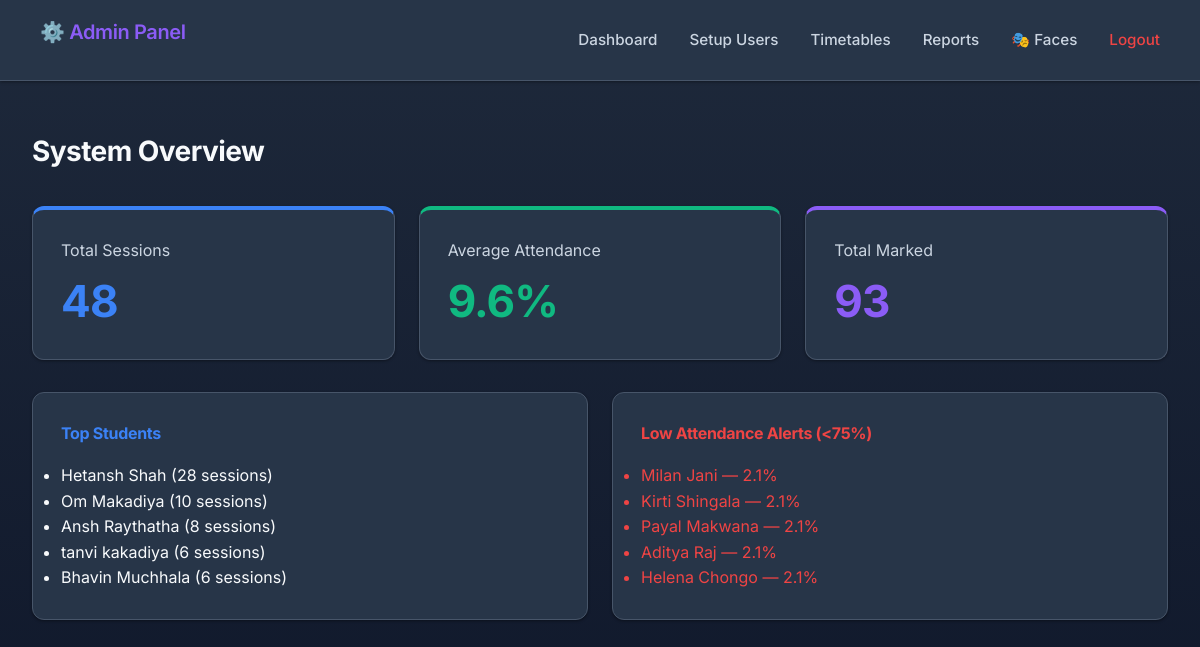
/admin (signed in), run on the app's committed database.
### tables this page shows
CREATE TABLE students (
                id INTEGER PRIMARY KEY AUTOINCREMENT,
                student_id TEXT UNIQUE NOT NULL,
                name TEXT NOT NULL,
                email TEXT UNIQUE NOT NULL,
                department TEXT NOT NULL,
                created_at TIMESTAMP DEFAULT CURRENT_TIMESTAMP,
                is_active BOOLEAN DEFAULT 1
            );

### app.py (the view)
    def wrap(*args, **kwargs):
        if not session.get("admin_logged_in"):
            return redirect(url_for("admin_login"))
        return f(*args, **kwargs)

### app.py (called while the page is built)
def admin_required(f):
    def wrap(*args, **kwargs):
        if not session.get("admin_logged_in"):
            return redirect(url_for("admin_login"))
        return f(*args, **kwargs)
    wrap.__name__ = f.__name__
    return wrap

@app.route("/admin")
@admin_required
def admin_dashboard():
    stats = analytics_service.get_system_statistics()
    return render_template("admin_dashboard.html", stats=stats)

### database.py (called while the page is built)
    def connect(self):
        self.conn = sqlite3.connect(DB_PATH)
        self.cursor = self.conn.cursor()

    def disconnect(self):
        if self.conn:
            self.conn.close()

### templates/admin_dashboard.html (shortened to what this page needs)
{% extends "admin_base.html" %}
{% block content %}
<h2>System Overview</h2>
<div class="grid-cards">
    <div class="stat-card stat-blue">
        <p>Total Sessions</p>
        <h3>{{ stats.total_sessions }}</h3>
    </div>
    <div class="stat-card stat-green">
        <p>Average Attendance</p>
        <h3>{{ stats.average_attendance|round(1) }}%</h3>
    </div>
    <div class="stat-card stat-purple">
        <p>Total Marked</p>
        <h3>{{ stats.total_marked }}</h3>
    </div>
</div>
<div class="grid-cards">
    <div class="stat-card" style="text-align: left;">
        <h4 style="color: var(--accent-blue);">Top Students</h4>
        <ul>
            {% for name, count in stats.top_students %}
                <li>{{ name }} ({{ count }} sessions)</li>
            {% else %}
                <li style="color: var(--text-muted);">No data yet</li>
            {% endfor %}
        </ul>
    </div>
    <div class="stat-card" style="text-align: left;">
        <h4 style="color: var(--accent-red);">Low Attendance Alerts (<75%)</h4>
        <ul>
            {% for name, rate in stats.low_attendance_students %}
                <li style="color: var(--accent-red);">{{ name }} — {{ rate|round(1) }}%</li>
            {% else %}
                <li style="color: var(--accent-green);">All good!</li>
            {% endfor %}
        </ul>
    </div>
</div>
{% endblock %}

### static/css/styles.css (style rules this page uses)
:root { --bg-primary: #1e293b; --bg-color-gradient: linear-gradient(180deg, #1e293b 0%, #0f172a 100%); --bg-card: #273548; --bg-hover: #334155; --border-color: #475569; --border-light: #64748b; --text-primary: #f8fafc; --text-muted: #cbd5e1; --accent-blue: #3b82f6; --accent-blue-hover: #2563eb; --accent-green: #10b981; --accent-green-hover: #059669; --accent-red: #ef4444; --accent-red-hover: #dc2626; --accent-purple: #8b5cf6; --accent-gold: #f59e0b; --shadow-sm: 0 1px 3px rgba(0, 0, 0, 0.4); --shadow-md: 0 4px 6px -1px rgba(0, 0, 0, 0.4), 0 2px 4px -2px rgba(0, 0, 0, 0.4); --radius-md: 8px; --radius-lg: 12px; --radius-full: 9999px; --transition-fast: 0.15s ease; --transition-smooth: 0.3s ease; }
* { box-sizing: border-box; margin: 0; padding: 0; }
body { font-family: 'Inter', system-ui, -apple-system, sans-serif; background-color: var(--bg-primary); background-image: var(--bg-color-gradient); background-attachment: fixed; color: var(--text-primary); line-height: 1.6; min-height: 100vh; display: flex; flex-direction: column; -webkit-font-smoothing: antialiased; -moz-osx-font-smoothing: grayscale; }
h1, h2, h3, h4, .nav-brand { font-family: 'Inter', sans-serif; font-weight: 700; letter-spacing: -0.02em; color: var(--text-primary); margin-bottom: 1rem; }
h2 { font-size: 1.75rem; }
h3 { font-size: 1.25rem; }
p { margin-bottom: 1rem; color: var(--text-muted); }
.grid-cards { display: grid; grid-template-columns: repeat(auto-fit, minmax(280px, 1fr)); gap: 1.5rem; margin-top: 2rem; }
.stat-card { background: var(--bg-card); padding: 1.75rem; border-radius: var(--radius-lg); border: 1px solid var(--border-color); box-shadow: var(--shadow-sm); transition: var(--transition-smooth); }
.stat-card h3 { font-size: 2.75rem; font-weight: 700; margin: 0.5rem 0; line-height: 1; }
.stat-blue { border-top: 4px solid var(--accent-blue); }
.stat-blue h3 { color: var(--accent-blue); }
.stat-green { border-top: 4px solid var(--accent-green); }
.stat-green h3 { color: var(--accent-green); }
.stat-purple { border-top: 4px solid var(--accent-purple); }
.stat-purple h3 { color: var(--accent-purple); }

### data on the page
students: name "Hetansh Shah", count "28"
students: name "Om Makadiya", count "10"
students: name "Ansh Raythatha", count "8"
students: name "tanvi kakadiya", count "6"
students: name "Bhavin Muchhala", count "6"
students: name "Milan Jani", rate "2.1"
students: name "Kirti Shingala", rate "2.1"
students: name "Payal Makwana", rate "2.1"
students: name "Aditya Raj", rate "2.1"
students: name "Helena Chongo", rate "2.1"

### other printed values
{{ stats.total_sessions }} "48"
{{ stats.average_attendance|round(1) }} "9.6"
{{ stats.total_marked }} "93"
